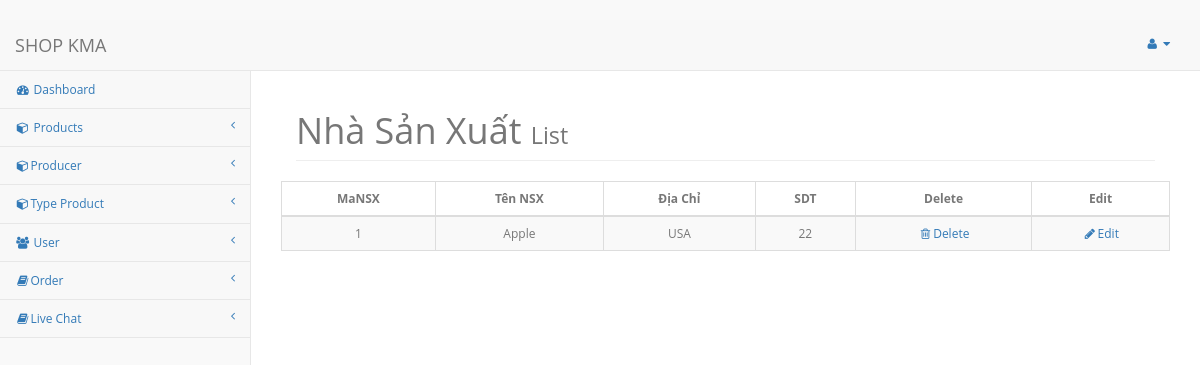
/listProducer (signed in), run on the app's committed database.
### tables this page shows
CREATE TABLE `Producer` (
  `MaNSX` int(11) NOT NULL,
  `TenNSX` text NOT NULL,
  `DiaChi` text NOT NULL,
  `SDT` int(11) NOT NULL,
  `createDate` timestamp NOT NULL DEFAULT current_timestamp()
);

### src/Controller/AdminController.php (called while the page is built, shortened)
<?php
class AdminController
{
    public function listViewProducer()
    {
        require_once 'views/Admin/Producer/listViewProducer.php';
    }
}

### src/Core/Bootstrap.php (called while the page is built, shortened)
<?php
App::bind('config/app', require_once "config/app.php");
Route::load("config/router.php")
    ->direct(Request::uri()[0], Request::method());
?>

### index.php (called while the page is built, shortened)
<?php
require_once "./src/Core/Bootstrap.php";

### src/Database/DB.php (called while the page is built, shortened)
<?php
class DB
{
    private static $self;
    public static function makeConnection() {
        if (empty(self::$self)) {
            self::$self = new \mysqli(
              App::get('config/app')['database']['host'],
              App::get('config/app')['database']['username'],
              App::get('config/app')['database']['password'],
              App::get('config/app')['database']['database']
            );
        }
        return self::$self;
    }
}

### src/Model/AdminModel.php (called while the page is built, shortened)
<?php
class AdminModel
{
    public static function selectAllProducer()
    {
        return DB::makeConnection()->query("SELECT * FROM Producer");
    }
}

### src/Core/App.php (called while the page is built, shortened)
<?php
class App
{
    private static $aRegistry = [];
    public static function bind($key, $val)
    {
        self::$aRegistry[$key] = $val;
    }
    public static function get($key)
    {
        return array_key_exists($key, self::$aRegistry) ? self::$aRegistry[$key] : false;
    }
}

### src/Core/URL.php (called while the page is built, shortened)
<?php
class URL
{
    public static function uri($path = '') {
        if (empty($path)) {
            return App::get('config/app')['homeURL'];
        }
        return App::get('config/app')['homeURL'] . ltrim($path, '/');
    }
}

### views/Admin/Producer/listViewProducer.php (the view, shortened to what this page needs)
<?php
if (!isset($_SESSION['login_true'])) {
    header('location:' . URL::uri('admin'));
} else {
    require_once 'views/Admin/header.php';
    require_once 'views/Admin/navigation.php';
    $row = AdminModel::selectAllProducer()->fetch_all();
    ?>
    <div id="page-wrapper">
        <div class="container-fluid">
            <div class="row">
                <div class="col-lg-12">
                    <h1 class="page-header">Nhà Sản Xuất
                        <small>List</small>
                    </h1>
                </div>
                <table class="table table-striped table-bordered table-hover" id="dataTables-example"
                       style="text-align: center">
                    <thead>
                    <tr align="center">
                        <th style="text-align: center">MaNSX</th>
                        <th style="text-align: center">Tên NSX</th>
                        <th style="text-align: center">Địa Chỉ</th>
                        <th style="text-align: center">SDT</th>
                        <th style="text-align: center">Delete</th>
                        <th style="text-align: center">Edit</th>
                    </tr>
                    </thead>
                    <tbody>
                    <?php foreach ($row as $item): ?>
                        <tr class="odd gradeX" align="center">
                            <td><?php echo $item[0]; ?></td>
                            <td><?php echo $item[1]; ?></td>
                            <td><?php echo $item[2]; ?></td>
                            <td><?php echo $item[3]; ?></td>
                            <td class="center"><a
                                        onclick="return confirm('Are you sure you want to delete this item?');"
                                        href="<?php echo URL::uri('deleteProducer'); ?>/<?= $item[0]; ?>">
                                    <i class="fa fa-trash-o  fa-fw"></i>Delete</a></td>
                            <td class="center"> <a
                                        onclick="return confirm('Are you sure you want to edit this item?');"
                                        href="<?php echo URL::uri('updateProducer'); ?>/<?= $item[0]; ?>"><i class="fa fa-pencil fa-fw"></i>Edit</a>
                            </td>
                        </tr>
                    <?php endforeach;
                    ?>
                </table>
            </div>
        </div>
    </div>
    </div>
    <?php
    require_once 'views/Admin/footer.php';
}
?>

### assets/style/print.css (style rules this page uses)
body { padding-top: 0; font-size: 12px; color: #777; background: #f9f9f9; font-family: 'Open Sans',sans-serif; margin-top:20px; }
small, .small { font-size: 85%; }

### data on the page
producer: MaNSX "1", TenNSX "Apple", DiaChi "USA", SDT "22"
